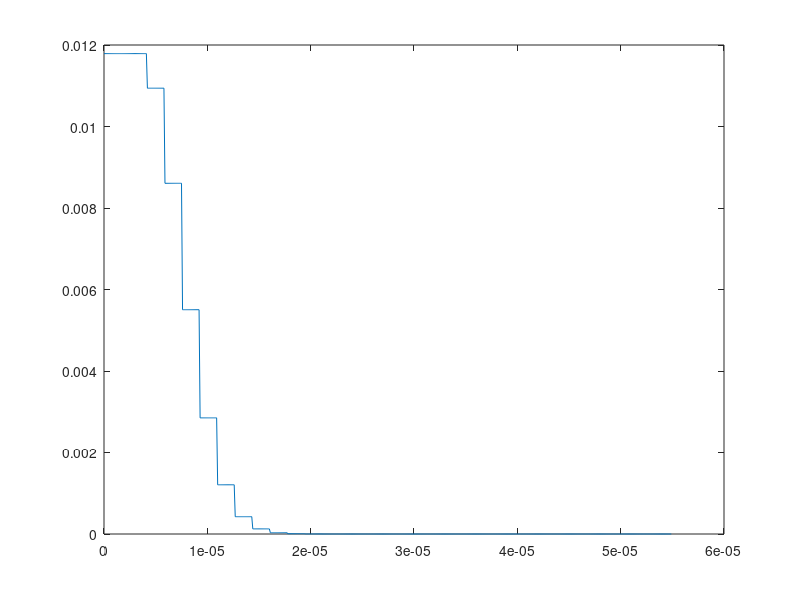

MATLAB code for this plot:
clc(); close("all"); clear();

c = 3e8; % speed of light

% Parameters
d = 1 : 18; % radius of room -> 18 meters

controlPacketSize = 25 * 8; % bits
dataPacketSize    = 64000 * 8;

dataRates = [52.4, 105.3, 157.4, 210.2, 315.4] * 1e9;

nNodes = 30;
nSectors = 30;

interArrivalTimeList = (100 : 50 : 1000) * 1e-6;

T_prop = d / c; % propagation delay across different distances.
T_cts = controlPacketSize / min(dataRates);
T_ack = T_cts;
T_cta = T_cts;
T_rts = T_cts;
T_bo_max = 10e-9;
T_data = dataPacketSize / max(dataRates);
T_tx = T_cts + T_data + T_ack + 2 * mean(T_prop);
T_wait = T_cta +  T_bo_max + T_rts + 2 * max(T_prop);

S_Results = [];

tCycleMax = nSectors * T_wait + nNodes * T_tx;
t = 0 : 1e-7 : tCycleMax;

for k = 1 : numel(interArrivalTimeList)
    T_ia = interArrivalTimeList(k);
    p = nSectors * T_wait / (T_ia - nNodes * T_tx); % System load.

    n = 0 : nNodes;

    P_n = zeros(1, numel(n)); % probability of n transmission

    f_T_cycle  = zeros(1, numel(t)); % PDF of t_cycle
    f_T_face   = zeros(1, numel(t)); % PDF of t_face
    f_T_wait   = zeros(1, numel(t)); % PDF of t_wait
    f_T_sector = zeros(1, numel(t)); % PDF of t_sector
    f_T_success = zeros(1, numel(t));

    % Compute T_face
    for i = 1 : numel(n)
        % Compute Probability of n transmissions
        P_n(i) = nchoosek(nNodes, n(i)) * (1 - p) ^ (nNodes - n(i)) * p ^ n(i);
        % Compute Cycle Time based on Number of Transmissions
        t_cycle_n = nSectors * T_wait + n(i) * T_tx;
        % Find the closest match in your time axis {t} to the computed T_cycle value
        [~, idx] = min(abs(t - t_cycle_n));
        f_T_cycle(idx) = P_n(i);
        [~, idx2] = min(abs(t - t_cycle_n));
        f_T_face(1 : idx2) = f_T_face(1 : idx2) + ones(1, numel(f_T_face(1 : idx2))) .* P_n(i);
    end
    f_T_face = f_T_face ./ sum(f_T_face);
    % f_T_cycle = f_T_cycle ./ sum(f_T_cycle);
    figure();
    plot(t, f_T_face);

    return;

    big_k = 10;
    P_b = 0.05;

    for small_k = 1:big_k
        scale_constant = 1 / small_k * (1 - P_b) * P_b ^ (small_k - 1);
        f_T_success = f_T_success + (scale_constant .* f_T_face);
    end

    f_T_face = f_T_success; % ./ sum(f_T_success);
    figure();
    plot(t, f_T_face);
    return;


    % T - Wait Time:
    f_T_wait(1) = 1 - p;
    f_T_wait    = f_T_wait + f_T_cycle .* p;
    f_T_wait    = f_T_wait ./ sum(f_T_wait);

    % T - Sector Time
    distance_MCS  = [18, 17.6, 9.5];
    data_rate_MCS = [157.4, 210.2, 315.4] * 1e9;

    MCS_P_m = 1 / numel(distance_MCS); % Probability of m out of M {doing a 1/M}

    for i = 1 : numel(distance_MCS)
        t_prop2 = 3 * distance_MCS(i) / c;
        t_data2 = dataPacketSize / data_rate_MCS(i);
        arg     = T_wait + t_prop2 + T_cts + t_data2 + T_ack;
        [~, idx2] = min(abs(t - arg));
        f_T_sector(1, idx2) = MCS_P_m;
    end

    f_T_sector = f_T_sector ./ sum(f_T_sector);

    f_t_conv = conv(f_T_face, f_T_wait);
    f_t_conv = f_t_conv ./ sum(f_t_conv);
    f_t_conv = conv(f_t_conv,f_T_sector);
    f_t_conv = f_t_conv ./ sum(f_t_conv);

    % figure();
    % plot(f_t_conv);

    S = 0;
    t(1) = 1e-9;
    f_t_conv(1) = 0;
    % for i = 1 : numel(pdf_t_conv)
    %     S = S + packet_size * 8 / i * pdf_t_conv(i);
    % end
    for i = 1 : numel(t)
        S = S + dataPacketSize / t(i) * f_t_conv(i);
    end
    S_Results = [S_Results, S];
end
figure();
plot(interArrivalTimeList * 1e6, S_Results / 1e9);
title("Throughput [Gbps] Accross different Inter-arrival Time");
grid("on");
xlim([min(interArrivalTimeList * 1e6), max(interArrivalTimeList * 1e6)]);
